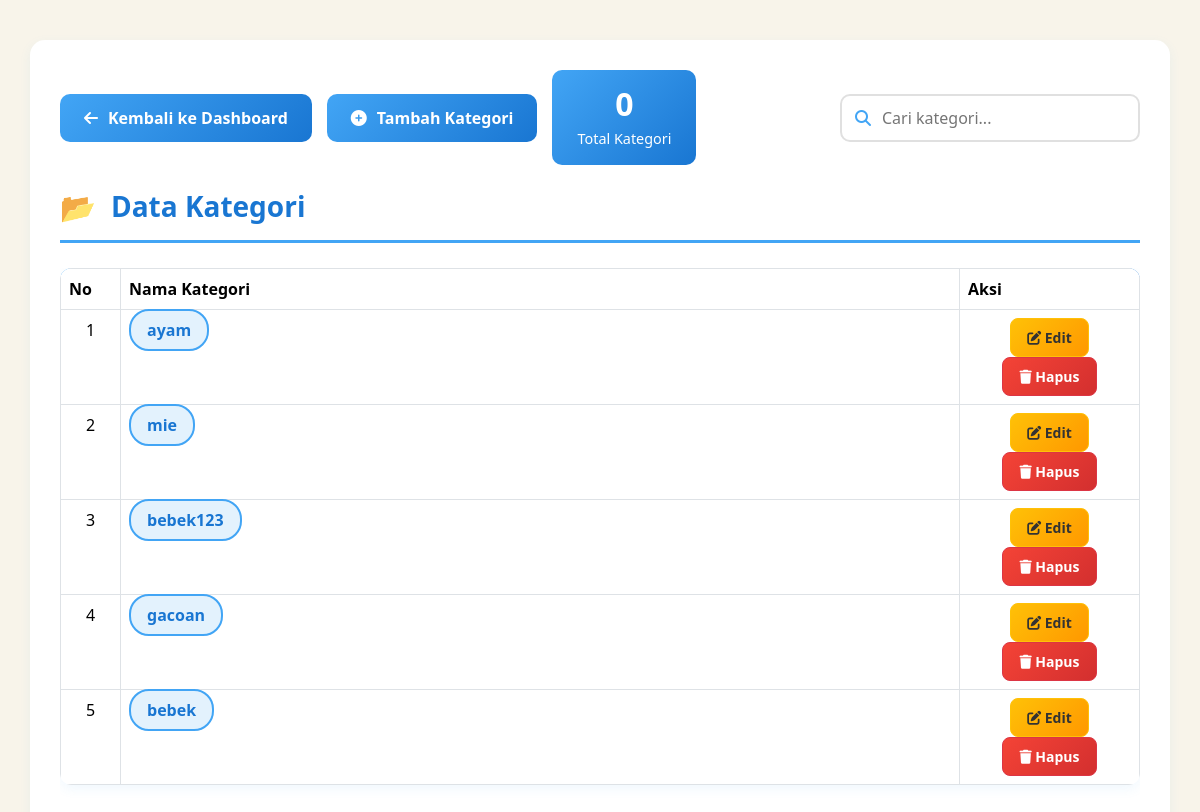
The app's page /index.php/admin/kategori with its own data.
### tables this page shows
CREATE TABLE `kategori` (
  `id_kategori` int(11) NOT NULL,
  `nama_kategori` varchar(100) DEFAULT NULL
);

### application/controllers/admin/kategori.php (called while the page is built, shortened)
<?php
class Kategori extends CI_Controller {
    public function __construct()
    {
        $this->load->model('M_kategori');
    }
    public function index()
    {
        $data['kategori'] = $this->M_kategori->get_all();
        $this->load->view('admin/kategori/index', $data);
    }
}

### index.php (called while the page is built, shortened)
<?php
require_once BASEPATH.'core/CodeIgniter.php';

### application/models/M_kategori.php (called while the page is built, shortened)
<?php
class M_kategori extends CI_Model {
    private $table = 'kategori';
    public function get_all()
    {
        return $this->db->get($this->table)->result();
    }
}

### application/views/admin/kategori/index.php (the view, shortened to what this page needs)
<!DOCTYPE html>
<html>
<head>
    <link rel="stylesheet" href="<?= base_url('assets/css/bootstrap.min.css') ?>">
    <link rel="stylesheet" href="https://cdnjs.cloudflare.com/ajax/libs/font-awesome/6.4.0/css/all.min.css">
</head>
<body>
<div class="container">
    <div class="action-bar">
        <div class="left-actions">
            <a href="<?= base_url('admin/dashboard') ?>" class="btn btn-secondary">
                <i class="fas fa-arrow-left"></i> Kembali ke Dashboard
            </a>
            <a href="<?= base_url('admin/kategori/tambah') ?>" class="btn btn-primary">
                <i class="fas fa-plus-circle"></i> Tambah Kategori
            </a>
            <div class="stats-card">
                <h4><?= isset($total_kategori) ? $total_kategori : 0 ?></h4>
                <p>Total Kategori</p>
            </div>
        </div>
        <div class="search-box">
            <i class="fas fa-search"></i>
            <input type="text" id="searchInput" placeholder="Cari kategori...">
        </div>
    </div>
    <h3>Data Kategori</h3>
    <div class="table-responsive">
        <table class="table table-bordered" id="kategoriTable">
            <thead>
                <tr>
                    <th width="60">No</th>
                    <th>Nama Kategori</th>
                    <th width="180">Aksi</th>
                </tr>
            </thead>
            <tbody>
                <?php if (!empty($kategori)) : ?>
                    <?php $no = 1; foreach ($kategori as $k) : ?>
                        <tr>
                            <td class="text-center"><?= $no++ ?></td>
                            <td>
                                <span class="kategori-badge">
                                    <?= htmlspecialchars($k->nama_kategori) ?>
                                </span>
                            </td>
                            <td class="text-center">
                                <a href="<?= base_url('admin/kategori/edit/'.$k->id_kategori) ?>" class="btn btn-warning btn-sm">
                                    <i class="fas fa-edit"></i> Edit
                                </a>
                                <a href="<?= base_url('admin/kategori/hapus/'.$k->id_kategori) ?>"
                                   class="btn btn-danger btn-sm"
                                   onclick="return confirm('Hapus kategori ini?')">
                                   <i class="fas fa-trash"></i> Hapus
                                </a>
                            </td>
                        </tr>
                    <?php endforeach; ?>
                <?php endif; ?>
            </tbody>
        </table>
    </div>
</div>
</body>
</html>

### application/views/admin/kategori/index.php (style rules this page uses)
:root { --cream-bg: #F8F4EA; --cream-card: #FFFDF6; --blue-light: #E3F2FD; --blue-primary: #42A5F5; --blue-dark: #1976D2; --blue-hover: #64B5F6; --green-primary: #4CAF50; --red-primary: #f44336; --yellow-primary: #FFC107; --gray-text: #424242; --gray-border: #E0E0E0; --gray-light: #F5F5F5; --shadow-light: 0 4px 12px rgba(66, 165, 245, 0.08); }
body { background-color: var(--cream-bg); font-family: 'Segoe UI', Tahoma, Geneva, Verdana, sans-serif; padding: 20px; }
.container { background-color: white; border-radius: 15px; padding: 30px; box-shadow: var(--shadow-light); margin-top: 20px; }
h3 { color: var(--blue-dark); font-weight: 700; margin-bottom: 25px; padding-bottom: 15px; border-bottom: 3px solid var(--blue-primary); display: flex; align-items: center; gap: 15px; }
h3::before { content: '📂'; font-size: 1.8rem; }
.action-bar { display: flex; justify-content: space-between; align-items: center; margin-bottom: 25px; flex-wrap: wrap; gap: 15px; }
.left-actions { display: flex; gap: 15px; align-items: center; flex-wrap: wrap; }
.btn-secondary, .btn-primary { background: linear-gradient(135deg, var(--blue-primary), var(--blue-dark)); border: none; border-radius: 10px; padding: 12px 24px; font-weight: 600; display: inline-flex; align-items: center; gap: 10px; color: white; text-decoration: none; transition: all 0.3s ease; }
.stats-card { background: linear-gradient(135deg, var(--blue-primary), var(--blue-dark)); color: white; padding: 15px 25px; border-radius: 10px; text-align: center; }
.stats-card h4 { margin: 0; font-size: 2rem; font-weight: 700; }
.stats-card p { margin: 5px 0 0; font-size: 0.9rem; }
.search-box { position: relative; max-width: 300px; width: 100%; }
.search-box input { padding: 10px 15px 10px 40px; border-radius: 10px; border: 2px solid var(--gray-border); width: 100%; }
.search-box i { position: absolute; left: 15px; top: 50%; transform: translateY(-50%); color: var(--blue-primary); }
.table { border-radius: 12px; overflow: hidden; box-shadow: var(--shadow-light); }
.table thead { background: linear-gradient(135deg, var(--blue-primary), var(--blue-dark)); color: white; }
.kategori-badge { padding: 8px 16px; border-radius: 20px; border: 2px solid var(--blue-primary); background: var(--blue-light); font-weight: 600; color: var(--blue-dark); }
.btn-sm { padding: 8px 16px; border-radius: 8px; font-weight: 600; text-decoration: none; }
.btn-warning { background: linear-gradient(135deg, var(--yellow-primary), #FF9800); color: #333; }
.btn-danger { background: linear-gradient(135deg, var(--red-primary), #d32f2f); color: white; }

### records on screen
kategori: nama_kategori "ayam"
kategori: nama_kategori "mie"
kategori: nama_kategori "bebek123"
kategori: nama_kategori "gacoan"
kategori: nama_kategori "bebek"
